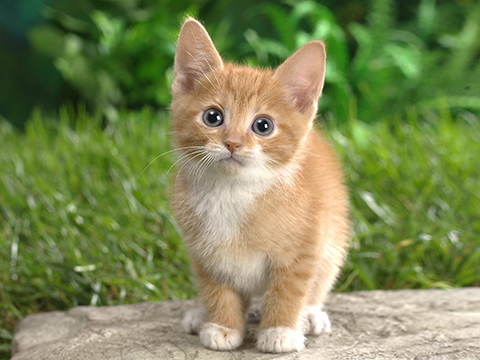
#> input picture Lab2/cat.jpg, 480 x 360 px
$ python test.py
#> lines starting #> are read from the running program, lines starting #| are printed output that depends on the picture
import numpy as np
import matplotlib.pyplot as plt
from matplotlib.widgets import Slider

# Load the image
img = plt.imread('cat.jpg')
#> img is the input picture: shape (360, 480, 3); mean R, G, B 125.8, 136, 85.7

# Display the image
fig, ax = plt.subplots()
plt.subplots_adjust(bottom=0.4)
im = ax.imshow(img)

# Set up the sliders for brightness and contrast
ax_brightness = plt.axes([0.5, 0.25, 0.4, 0.03])
s_brightness = Slider(ax_brightness, 'Brightness', -1.0, 1.0, valinit=0.0, color='#9400D3')

ax_contrast = plt.axes([0.5, 0.3, 0.4, 0.03])
s_contrast = Slider(ax_contrast, 'Contrast', 0, 2.0, valinit=1.0, color='#3CB371')

# Set up the sliders for red, green, and blue channels
ax_r = plt.axes([0.2, 0.05, 0.7, 0.03])
s_r = Slider(ax_r, 'Red ', 0.0, 1.0, valinit=0, color='red')

ax_g = plt.axes([0.2, 0.1, 0.7, 0.03])
s_g = Slider(ax_g, 'Green ', 0, 1.0, valinit=0, color='green')

ax_b = plt.axes([0.2, 0.15, 0.7, 0.03])
s_b = Slider(ax_b, 'Blue ', 0, 1.0, valinit=0, color='blue')

# Global variable to store the original image
original_img = img.copy()

# Function to update the image when the brightness or contrast sliders change
# [57 lines left out: functions update_brightness_contrast, update_color, not called in this run]

# Connect the sliders to their update functions
s_brightness.on_changed(update_brightness_contrast)
s_contrast.on_changed(update_brightness_contrast)
s_r.on_changed(update_color)
s_g.on_changed(update_color)
s_b.on_changed(update_color)

plt.show()
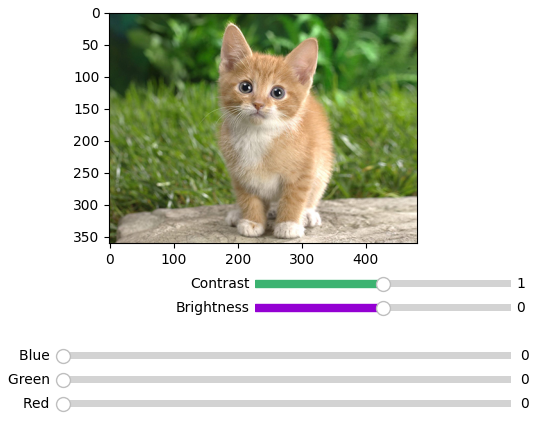
#> figure drawn by matplotlib, 6 panels
